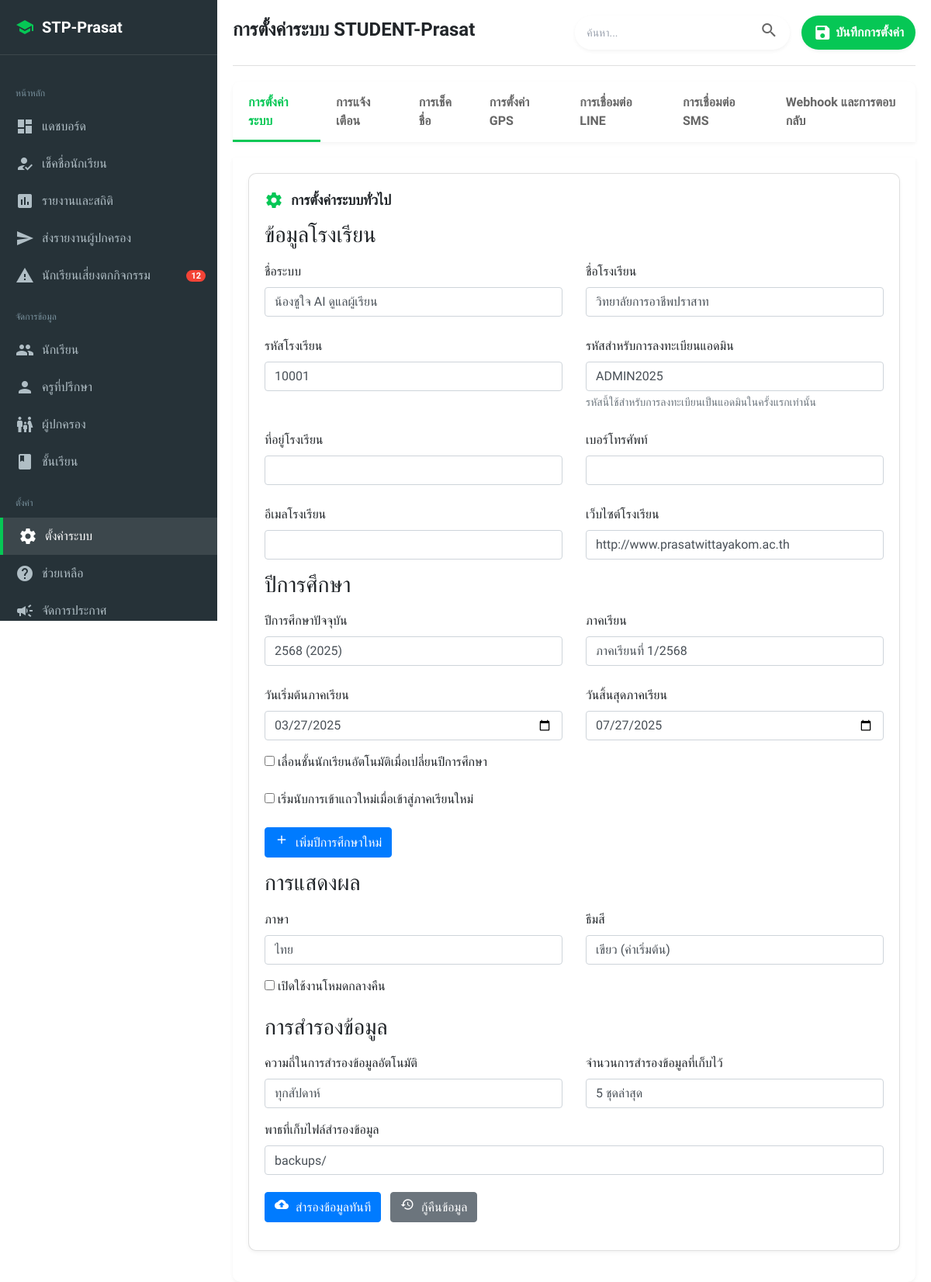
/admin/settings.php, run on an earlier commit of the app's database.
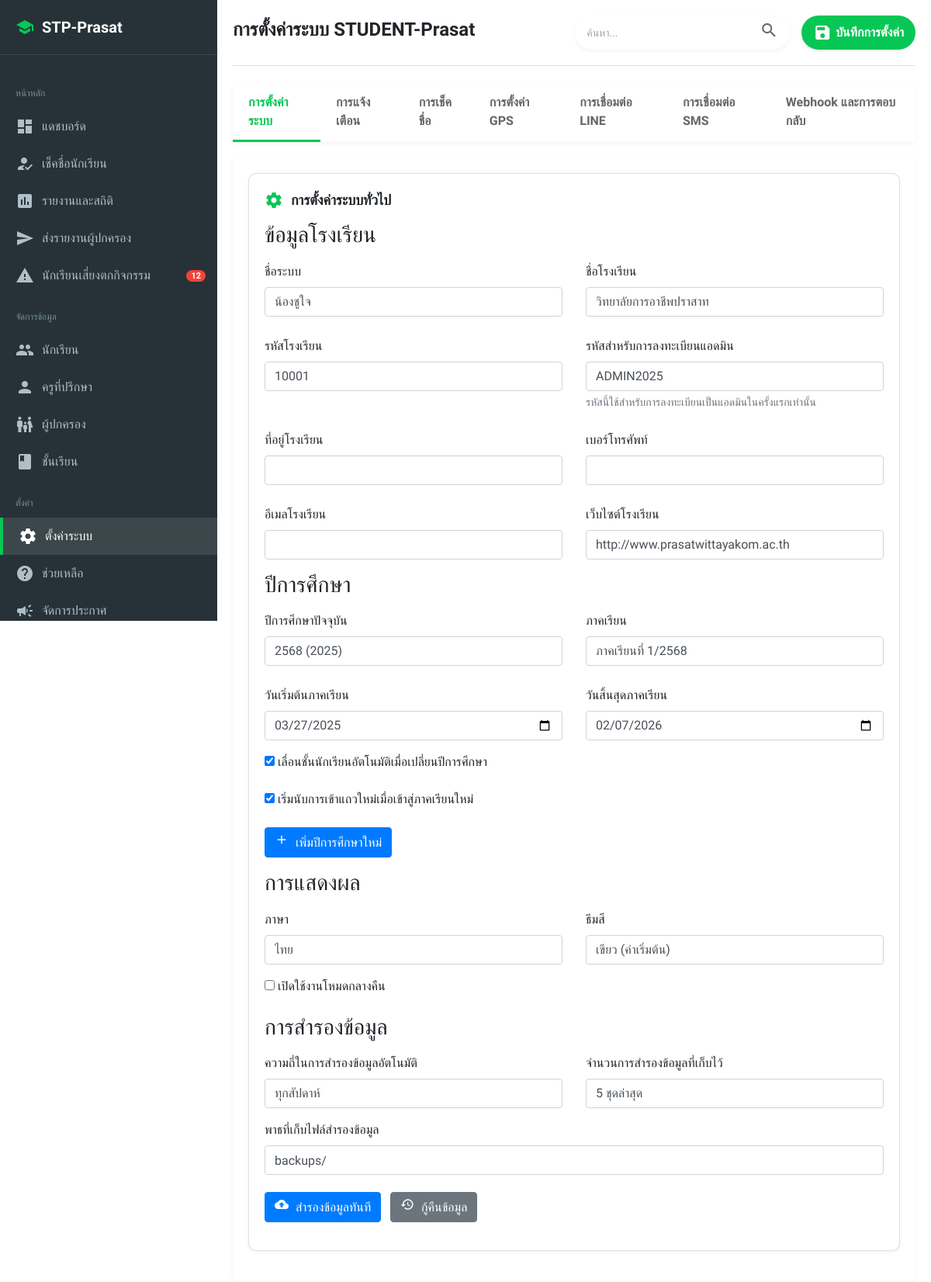
And on a later commit of the database.
### tables this page shows
CREATE TABLE `academic_years` (
  `academic_year_id` int(11) NOT NULL,
  `year` int(11) NOT NULL COMMENT 'ปีการศึกษา',
  `semester` tinyint(1) NOT NULL COMMENT 'ภาคเรียน (1 หรือ 2)',
  `start_date` date NOT NULL COMMENT 'วันเริ่มต้นปีการศึกษา',
  `end_date` date NOT NULL COMMENT 'วันสิ้นสุดปีการศึกษา',
  `required_attendance_days` int(11) NOT NULL DEFAULT 80 COMMENT 'จำนวนวันที่ต้องเข้าแถวเพื่อผ่านกิจกรรม',
  `is_active` tinyint(1) NOT NULL DEFAULT 1 COMMENT 'เป็นปีการศึกษาปัจจุบันหรือไม่',
  `created_at` timestamp NOT NULL DEFAULT current_timestamp()
);

### admin/settings.php (called while the page is built, shortened)
<?php
try {
    $conn = getDB();
    $conn->query("SELECT 1");
} catch (PDOException $e) {
    die('เกิดข้อผิดพลาดในการเชื่อมต่อฐานข้อมูล: ' . $e->getMessage());
}
try {
    $stmt = $conn->prepare("SELECT setting_key, setting_value FROM system_settings");
    $stmt->execute();
    $settings_rows = $stmt->fetchAll(PDO::FETCH_ASSOC);
    $settings = [];
    foreach ($settings_rows as $row) {
        $settings[$row['setting_key']] = $row['setting_value'];
    }
} catch (PDOException $e) {
    $settings = [];
    error_log("Error fetching settings: " . $e->getMessage());
}
require_once 'templates/header.php';
require_once 'templates/main_content.php';
require_once 'templates/footer.php';
?>

### admin/pages/settings_content.php (the view, shortened to what the changed rows need)
<div id="system-tab" class="tab-content active">
    <div class="card">
        <div class="settings-section">
            <div class="row">
                <div class="col-6">
                    <div class="form-group">
                        <label class="form-label">ชื่อระบบ</label>
                        <input type="text" class="form-control" id="system_name" name="system_name" value="<?php echo isset($settings['system_name']) ? $settings['system_name'] : 'น้องชูใจ AI ดูแลผู้เรียน'; ?>">
                    </div>
                </div>
            </div>
        </div>
        <?php
        $academic_years = [];
        try {
            $stmt = $conn->prepare("SELECT academic_year_id, year, semester, is_active FROM academic_years ORDER BY year DESC, semester DESC");
            $stmt->execute();
            $academic_years = $stmt->fetchAll(PDO::FETCH_ASSOC);
        } catch(PDOException $e) {
        }
        foreach($academic_years as $year) {
            if($year['is_active'] == 1) {
                $current_academic_year_id = $year['academic_year_id'];
                break;
            }
        }
        ?>
        <div class="settings-section">
            <?php
            $semester_start_date = date('Y-m-d');
            $semester_end_date = date('Y-m-d', strtotime('+4 months'));
            try {
                if (isset($current_academic_year_id)) {
                    $stmt = $conn->prepare("SELECT start_date, end_date FROM academic_years WHERE academic_year_id = ?");
                    $stmt->bindParam(1, $current_academic_year_id);
                    $stmt->execute();
                    $semester_dates = $stmt->fetch(PDO::FETCH_ASSOC);
                    if ($semester_dates) {
                        $semester_start_date = $semester_dates['start_date'];
                        $semester_end_date = $semester_dates['end_date'];
                    }
                }
            } catch(PDOException $e) {
            }
            ?>
            <div class="row">
                <div class="col-6">
                    <div class="form-group">
                        <label class="form-label">วันเริ่มต้นภาคเรียน</label>
                        <input type="date" class="form-control" id="semester_start_date" name="semester_start_date" value="<?php echo $semester_start_date; ?>">
                    </div>
                </div>
                <div class="col-6">
                    <div class="form-group">
                        <label class="form-label">วันสิ้นสุดภาคเรียน</label>
                        <input type="date" class="form-control" id="semester_end_date" name="semester_end_date" value="<?php echo $semester_end_date; ?>">
                    </div>
                </div>
            </div>
            <div class="form-group">
                <div class="checkbox-item">
                    <input type="checkbox" id="auto_promote_students" name="auto_promote_students" <?php echo (isset($settings['auto_promote_students']) && $settings['auto_promote_students'] == '1') ? 'checked' : ''; ?>>
                    <label for="auto_promote_students">เลื่อนชั้นนักเรียนอัตโนมัติเมื่อเปลี่ยนปีการศึกษา</label>
                </div>
            </div>
            <div class="form-group">
                <div class="checkbox-item">
                    <input type="checkbox" id="reset_attendance_new_semester" name="reset_attendance_new_semester" <?php echo (isset($settings['reset_attendance_new_semester']) && $settings['reset_attendance_new_semester'] == '1') ? 'checked' : ''; ?>>
                    <label for="reset_attendance_new_semester">เริ่มนับการเข้าแถวใหม่เมื่อเข้าสู่ภาคเรียนใหม่</label>
                </div>
            </div>
        </div>
    </div>
</div>

What changed in the data, as far as the page shows it:
changed academic_years: semester_end_date "07/27/2025" → "02/07/2026"
Also different on the page:
form field system_name: "น้องชูใจ AI ดูแลผู้เรียน" → "น้องชูใจ"
form field auto_promote_students: "☐" → "☑"
form field reset_attendance_new_semester: "☐" → "☑"
